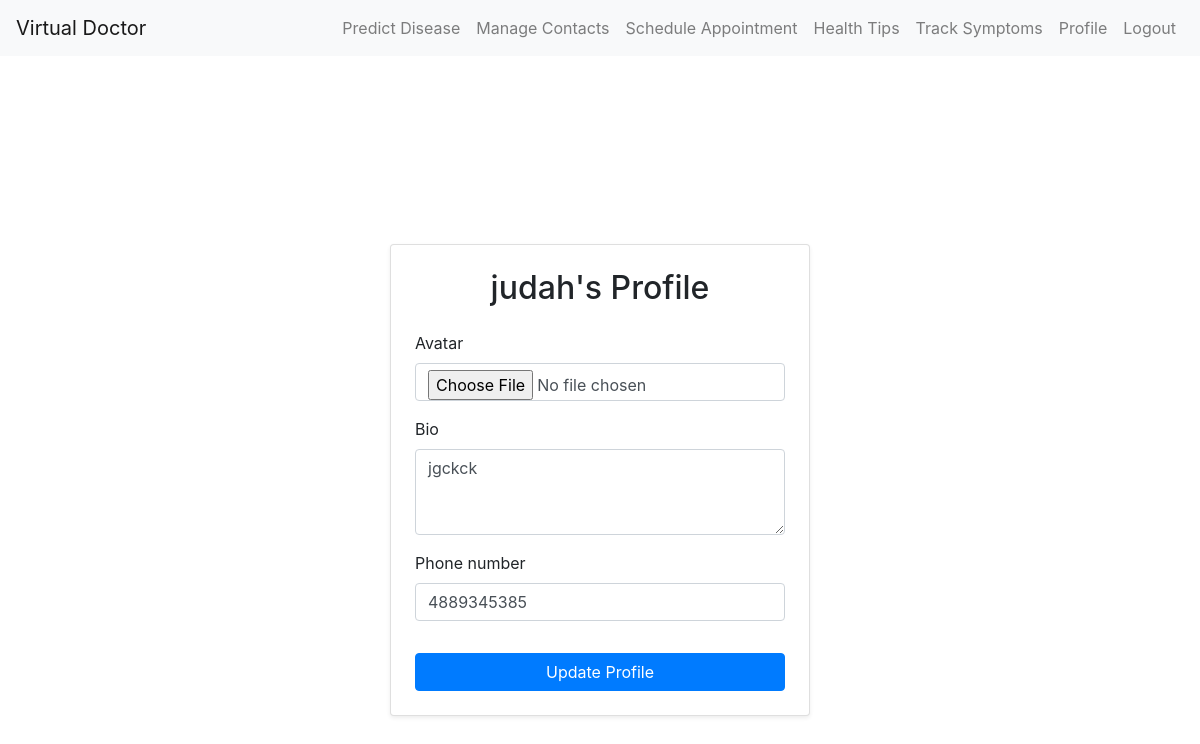
The app's page /profile/ (signed in), older data.
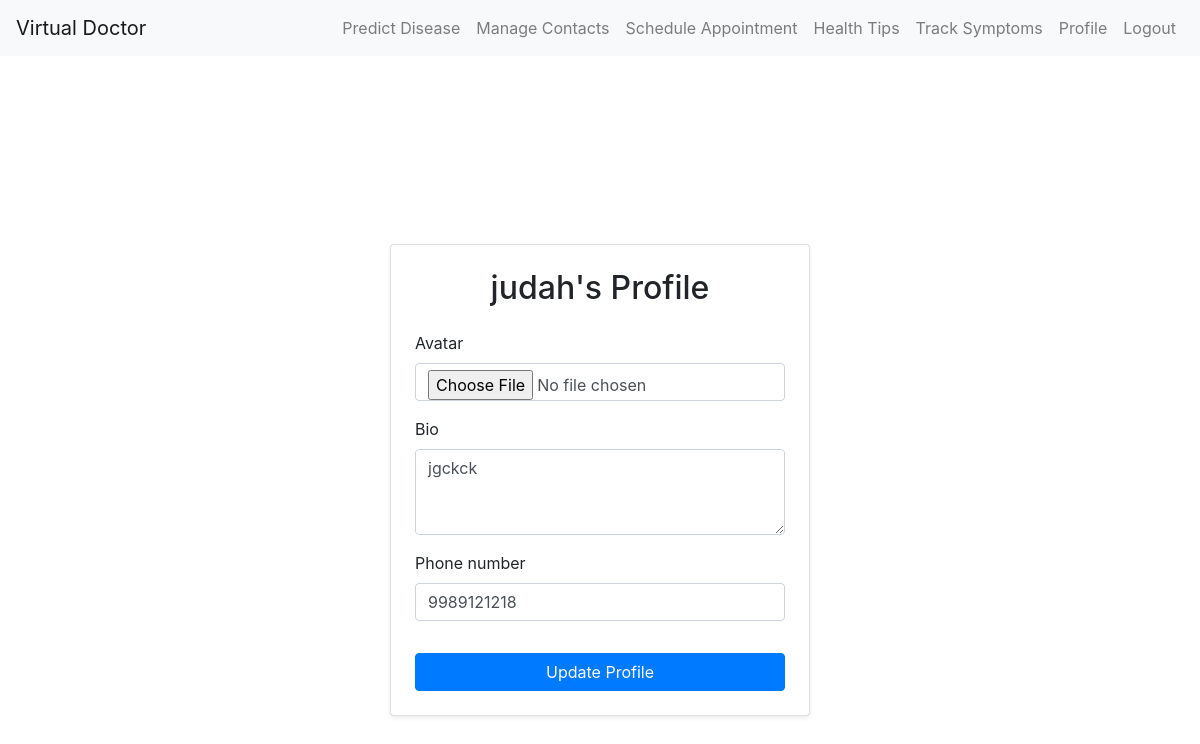
The same page, newer data.
### doctor/models.py (models this page shows, shortened)
class UserProfile(Model):
    user: OneToOneField = OneToOneField(User, on_delete=CASCADE)
    bio: TextField = TextField(blank=True, null=True)
    avatar: ImageField = ImageField(upload_to='avatars/', blank=True, null=True)
    phone_number: CharField = CharField(max_length=15, blank=True)

### doctor/views.py (the view)
# urls.py: path('profile/', profile, name='profile'),
@login_required
def profile(request: WSGIRequest) -> HttpResponseRedirect | HttpResponse:
    user: User = request.user
    a_profile: UserProfile
    a_profile, _ = UserProfile.objects.get_or_create(user=user)
    if request.method == 'POST':
        form = ProfileForm(request.POST, request.FILES, instance=a_profile)
        if form.is_valid():
            form.save()
            return redirect('profile')  # Redirect to the same page after saving
    else:
        form: ProfileForm = ProfileForm(instance=a_profile)
    return render(request, 'profile.html', {'profile': a_profile, 'form': form})

### doctor/forms.py
class ProfileForm(forms.ModelForm):
    class Meta:
        model = UserProfile
        fields: list[str] = ['avatar', 'bio', 'phone_number']
        widgets = {
            'bio': forms.Textarea(attrs={'class':'form-control', 'rows':'3'}),
            'phone_number': forms.TextInput(
                attrs={
                    'class':'form-control',
                    'type':'tel',
                },
            ),
            'avatar': forms.FileInput(attrs={'class':'form-control-file'}),
        }

### doctor/templates/profile.html (shortened to what this page needs)
{% extends 'base.html' %}
{% load crispy_forms_filters %}
{% block content %}
<div class="container d-flex justify-content-center align-items-center vh-100">
    <div class="row justify-content-center w-100">
        <div class="col-md-8 col-lg-6">
            <div class="card p-4 shadow-sm">
                <h2 class="mb-4 text-center">{{ user.username }}'s Profile</h2>
                <form method="post" enctype="multipart/form-data">
                    {{ form|crispy }}
                    <button type="submit" class="btn btn-primary w-100 mt-3">Update Profile</button>
                </form>
            </div>
        </div>
    </div>
</div>
{% endblock %}

Row changes from the older to the newer data that the page shows:
changed UserProfile "jgckck": phone_number "4889345385" → "9989121218"
